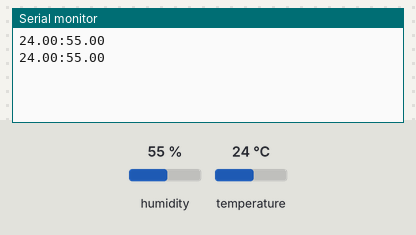
The sketch below on a simulated Arduino Uno, built with avr-gcc and run on an emulated ATmega328P. Parts: the last lines printed to the serial monitor. Inputs (shaded band) come from the test bench; at power-on: humidity 55 %, temperature 24 °C.

Above: at 2.8 s.
2.9 s: humidity set to 22 %
At 5.3 s:
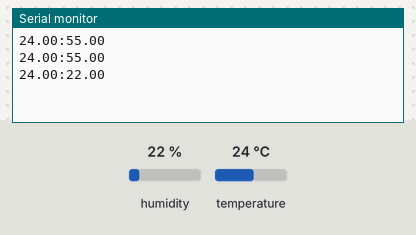
5.6 s: temperature set to 12 °C
At 6.8 s:
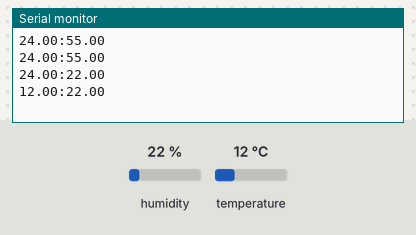
8.3 s: humidity set to 40 %
At 11.6 s:
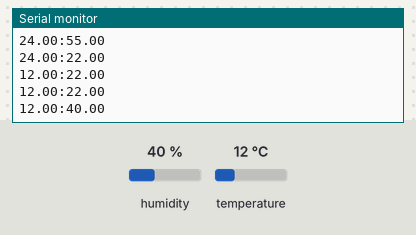
Timing chart, 0 to 13.1 s (numbered marks = the images above; inputs shaded):
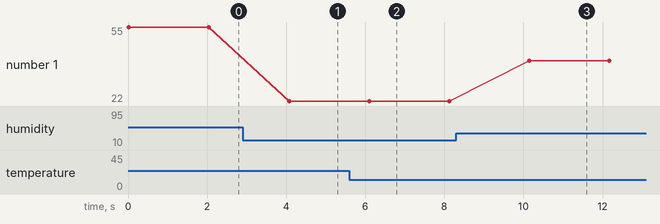

The sketch:

Projeto_2.0.ino
```cpp
#include "DHT.h";
#define DHTPIN A0   // Define o pino do arduino como A0
#define DHTTYPE DHT11  //Define que estamos usando o sensor DHT 11
DHT dht(DHTPIN, DHTTYPE); // Informa para a Biblioteca o pino e tipo do sensor (previamente definidos)

void setup()
{
    Serial.begin(115200); // define a velocidade de resposta do sensor
    dht.begin(); //Inicia a Biblioteca do DHT
}

void loop()
{
    float h = dht.readHumidity(); // Cria uma variavel (h) que recebe o valor lido de humidade
    float t = dht.readTemperature(); // Cria uma variavel (t) que recebe o valor lido de temperatura

      if (isnan(t) || isnan(h)) // SE um dos valores for NAN (Not A Number)
    {
        Serial.println("Erro de leitura no DHT");//Exibe a mensagem de erro.
    } else // Senão
    {
        Serial.print(t);//Exibe o valor da variavel (h) no monitor serial
        Serial.print(":");
        Serial.println(h); //Exibe o valor da variavel (t) monitor serial
        delay (2000);
    }
}
```

Measured:
- after the input at 2.9 s, the serial monitor: prints a new line after 1.2 s (image 1)
- after the input at 5.6 s, the serial monitor: prints a new line after 0.50 s (image 2)
- after the input at 8.3 s, the serial monitor: prints a new line after 1.8 s (image 3)
- plotted number 1: 55 → 22 after the input at 2.9 s, 22 → 40 after the input at 8.3 s
